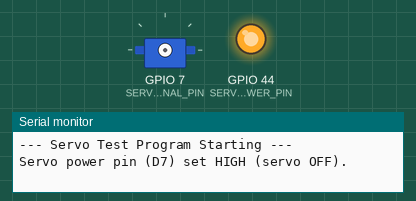
A sketch run on a simulated ESP32. Shown: servo, output pins drawn as LEDs (lit = HIGH), the last lines printed to the serial monitor. At 6.7 s the program puts the board to deep sleep or switches it off; the recording ends there.

Above: at 0.2 s.
At 1.66 s:
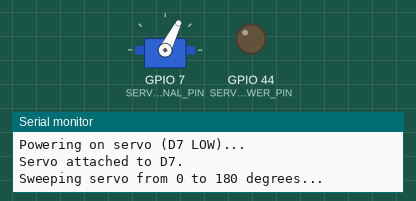
At 3.16 s:
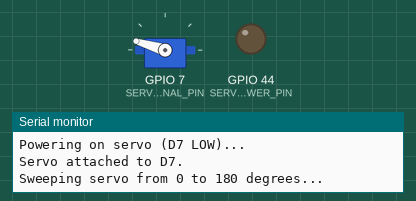
At 6.2 s:
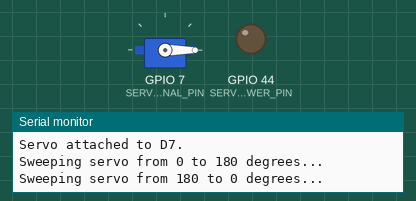
Timing chart, 0 to 6.7 s (numbered marks = the images above):
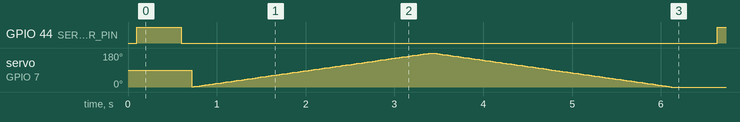

The sketch:

tideFinalOne.ino
```cpp
#include <Arduino.h> // Standard Arduino core functions
#include <ESP32Servo.h> // Library for controlling servos on ESP32

// GPIO Pins
#define SERVO_POWER_PIN D7  // Controls the P-channel MOSFET gate
#define SERVO_SIGNAL_PIN D8 // PWM signal for the servo

// Deep Sleep Parameters
#define uS_TO_S_FACTOR 1000000ULL // Conversion factor for micro seconds to seconds
#define TIME_TO_SLEEP 60ULL       // Time ESP32 will go to sleep (in seconds, 1 minute)

// Servo object
Servo testServo;

void setup() {
  Serial.begin(115200);
  delay(100); // Give serial a moment to initialize
  Serial.println("\n--- Servo Test Program Starting ---");

  // Configure SERVO_POWER_PIN as an output
  pinMode(SERVO_POWER_PIN, OUTPUT);

  // Initially set SERVO_POWER_PIN HIGH to keep the P-channel MOSFET OFF (servo unpowered)
  // A P-channel MOSFET turns ON when its Gate is LOW relative to its Source.
  // When ESP32 GPIO is HIGH, it pulls the gate towards VCC, turning the MOSFET OFF.
  digitalWrite(SERVO_POWER_PIN, HIGH);
  Serial.println("Servo power pin (D7) set HIGH (servo OFF).");
  delay(500); // Short delay before powering on

  Serial.println("Powering on servo (D7 LOW)...");
  // Turn on power to the servo by setting D7 LOW (turns on P-channel MOSFET)
  digitalWrite(SERVO_POWER_PIN, LOW);
  delay(100); // Small delay for servo power to stabilize

  // Attach the servo to the signal pin
  testServo.attach(SERVO_SIGNAL_PIN);
  Serial.printf("Servo attached to D%d.\n", SERVO_SIGNAL_PIN);

  Serial.println("Sweeping servo from 0 to 180 degrees...");
  // Sweep servo from 0 to 180 degrees
  for (int pos = 0; pos <= 180; pos += 1) { // goes from 0 degrees to 180 degrees
    testServo.write(pos);                  // tell servo to go to position in variable 'pos'
    delay(15);                             // waits 15ms for the servo to reach the position
  }

  Serial.println("Sweeping servo from 180 to 0 degrees...");
  for (int pos = 180; pos >= 0; pos -= 1) { // goes from 180 degrees to 0 degrees
    testServo.write(pos);                   // tell servo to go to position in variable 'pos'
    delay(15);                              // waits 15ms for the servo to reach the position
  }

  delay(500); // Wait a bit after the sweep

  // Detach the servo to release the PWM signal and save power
  testServo.detach();
  Serial.println("Servo detached from D8.");

  // Turn off power to the servo by setting D7 HIGH (turns off P-channel MOSFET)
  digitalWrite(SERVO_POWER_PIN, HIGH);
  Serial.println("Servo power pin (D7) set HIGH (servo OFF).");
  delay(100); // Ensure MOSFET has time to switch off

  Serial.printf("Entering deep sleep for %llu seconds...\n", TIME_TO_SLEEP);
  // Configure ESP32 to wake up after TIME_TO_SLEEP seconds
  esp_sleep_enable_timer_wakeup(TIME_TO_SLEEP * uS_TO_S_FACTOR);
  // Enter deep sleep
  esp_deep_sleep_start();
}

void loop() {
  // This loop will not be executed as the ESP32 enters deep sleep from setup()
  // and restarts from setup() upon waking up.
}
```

Measured:
- by itself, GPIO 44 (SERVO_POWER_PIN): LOW → HIGH at 0.10 s, → LOW 0.50 s later, → HIGH 6.0 s later
